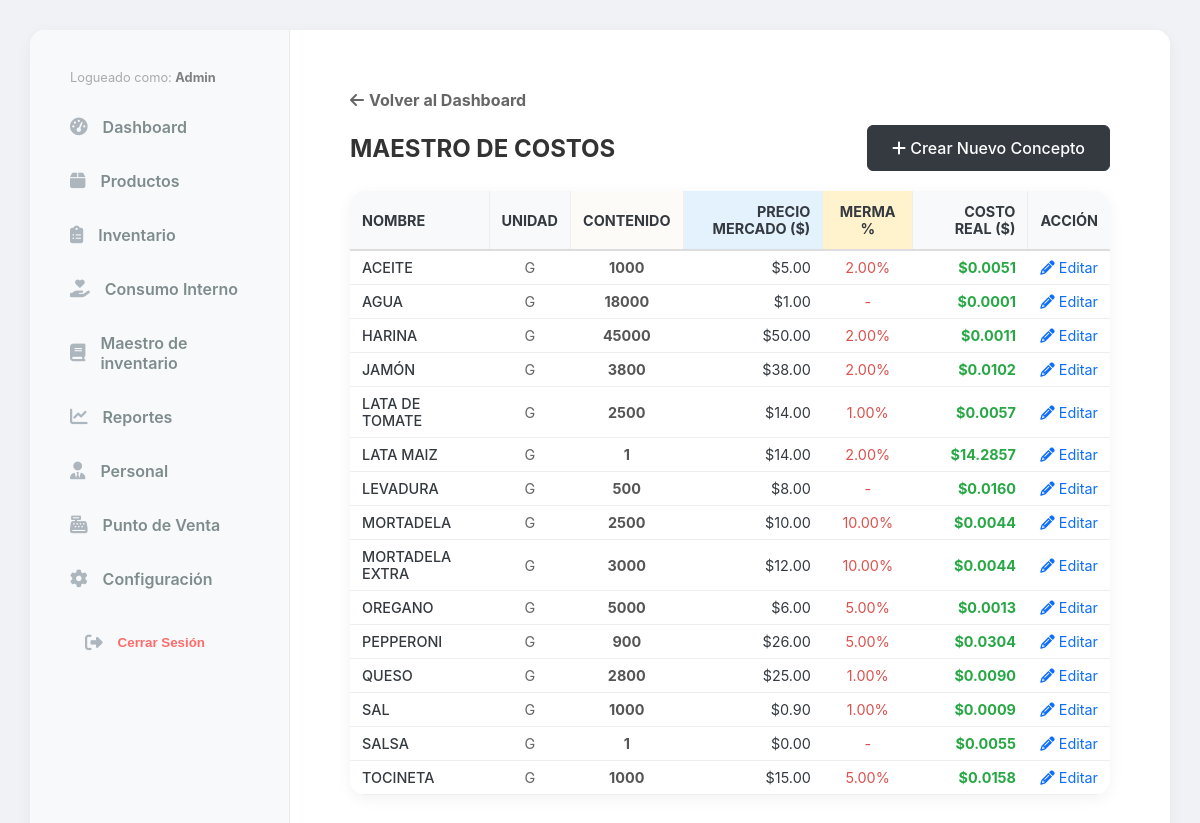
Page /maestros/ (signed in) on the earlier database version.
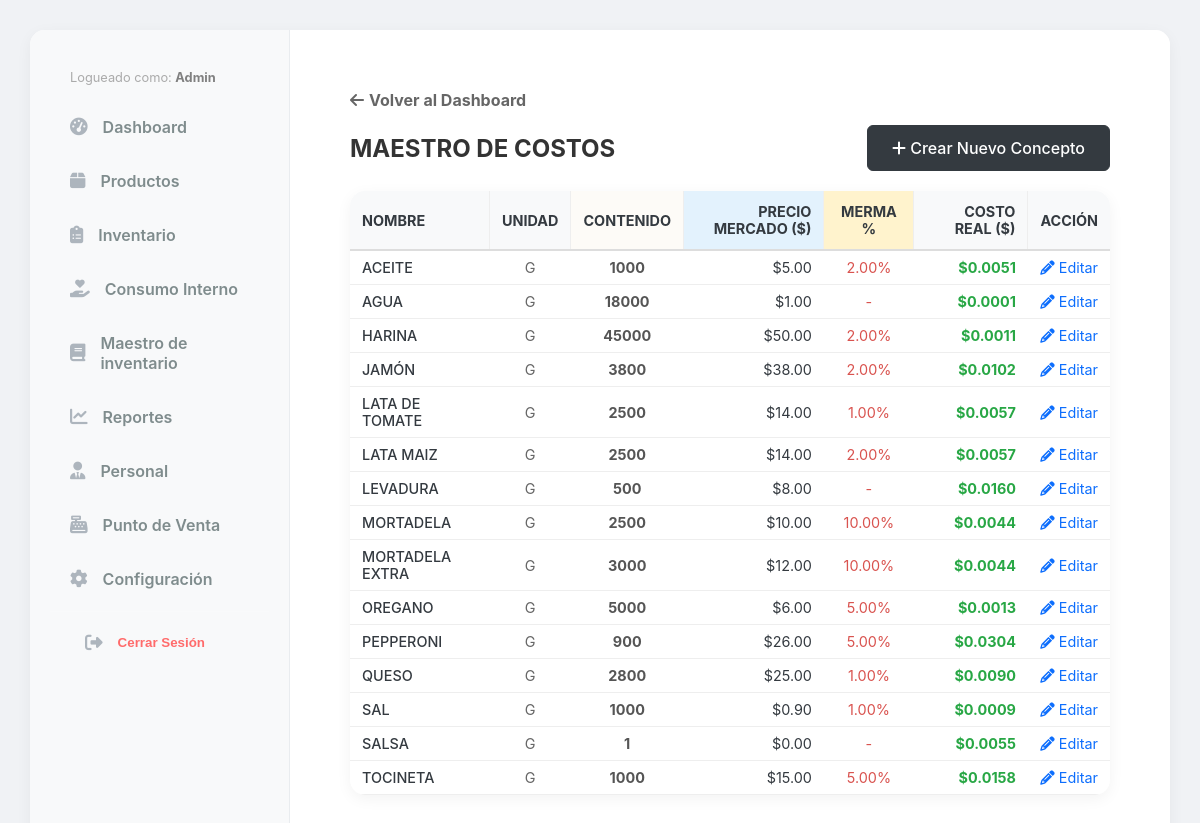
Same page on the later database version.
### inventory/models.py (models this page shows, shortened)
class Insumo(models.Model):
    nombre = models.CharField(max_length=200)
    categoria = models.ForeignKey(CategoriaInsumo, on_delete=models.SET_NULL, null=True)
    unidad = models.ForeignKey(UnidadMedida, on_delete=models.PROTECT, verbose_name="Unidad Base")
    precio_venta_extra = models.DecimalField(max_digits=10, decimal_places=2, default=0.00, verbose_name="Precio de Venta Extra ($)")
    cantidad_porcion_extra = models.DecimalField(max_digits=10, decimal_places=4, default=0.00, help_text="Cantidad a descontar por cada extra vendido (Ej: 0.050 para 50g)")
    peso_standar = models.DecimalField(
        max_digits=12,
        decimal_places=3,
        default=1,
        verbose_name="Peso por Unidad de Compra (Gr/Ml)"
    )
    precio_mercado = models.DecimalField(max_digits=12, decimal_places=2, default=0, verbose_name="Costo de la Unidad ($)")
    merma_porcentaje = models.DecimalField(max_digits=5, decimal_places=2, default=0, verbose_name="% Merma")
    rendimiento = models.DecimalField(
        max_digits=12,
        decimal_places=3,
        default=1,
        verbose_name="Rendimiento (Cantidad Final Producida)"
    )
    costo_unitario = models.DecimalField(max_digits=12, decimal_places=6, default=0, verbose_name="Costo Real x Gramo")
    stock_actual = models.DecimalField(max_digits=12, decimal_places=3, default=0)
    stock_minimo = models.DecimalField(max_digits=12, decimal_places=3, default=500)
    es_insumo_compuesto = models.BooleanField(default=False)
    es_extra = models.BooleanField(
        default=False,
        verbose_name="¿Se vende como Extra?",
        help_text="Marca esta casilla si este ingrediente puede ser agregado como extra en un producto."
    )

class UnidadMedida(models.Model):
    nombre = models.CharField(max_length=50)
    codigo = models.CharField(max_length=10)
    factor = models.DecimalField(max_digits=10, decimal_places=4, default=1, help_text="1 para Gramos/ML. 1000 para KG/L.")

### maestros/views.py (the view)
# urls.py: path('', views.maestro_list, name='maestro_list'),
def maestro_list(request):
    insumos = Insumo.objects.all().order_by('nombre')
    tasa_dolar = 300.00
    return render(request, 'maestros/maestro_list.html', {
        'insumos': insumos,
        'tasa': tasa_dolar
    })

### core/context_processors.py (called while the page is built)
def configuracion_global(request):
    return {
        'config': Configuracion.get_solo()
    }

### core/models.py (called while the page is built)
    @classmethod
    def get_solo(cls):
        obj, created = cls.objects.get_or_create(id=1)
        return obj

### maestros/templates/maestros/maestro_list.html (shortened to what this page needs)
{% extends 'base.html' %}
{% block content %}
<div style="padding: 20px;">
    <div style="margin-bottom: 15px;">
         <a href="{% url 'panel_control' %}" style="text-decoration: none; color: #666; font-weight: bold; display: inline-flex; align-items: center; gap: 5px;">
            <i class="fas fa-arrow-left"></i> Volver al Dashboard
        </a>
    </div>
    <div style="display: flex; justify-content: space-between; align-items: center; margin-bottom: 20px;">
        <div>
            <h2 style="margin: 0; color: #333;">MAESTRO DE COSTOS</h2>
        </div>
        <a href="{% url 'maestro_create' %}" class="add-btn">
            <i class="fas fa-plus"></i> Crear Nuevo Concepto
        </a>
    </div>
    <div class="card-style" style="padding: 0; overflow-x: auto;">
        <table style="width: 100%; border-collapse: collapse; font-size: 0.9rem;">
            <thead>
                <tr style="background-color: #f8f9fa; border-bottom: 2px solid #ddd;">
                    <th style="padding: 12px; text-align: left; border-right: 1px solid #eee;">NOMBRE</th>
                    <th style="padding: 12px; text-align: center; border-right: 1px solid #eee;">UNIDAD</th>
                    <th style="padding: 12px; text-align: center; border-right: 1px solid #eee; background: #fdfbf7;">CONTENIDO</th>
                    <th style="padding: 12px; text-align: right; border-right: 1px solid #eee; background: #e3f2fd;">PRECIO MERCADO ($)</th>
                    <th style="padding: 12px; text-align: center; border-right: 1px solid #eee; background: #fff3cd;">MERMA %</th>
                    <th style="padding: 12px; text-align: right; border-right: 1px solid #eee;">COSTO REAL ($)</th>
                    <th style="padding: 12px; text-align: right;">ACCIÓN</th>
                </tr>
            </thead>
            <tbody>
                {% for insumo in insumos %}
                <tr style="border-bottom: 1px solid #eee; hover: background-color: #f1f1f1;">
                    <td style="padding: 8px 12px; font-weight: 500;">{{ insumo.nombre }}</td>
                    <td style="padding: 8px 12px; text-align: center; color: #666;">{{ insumo.unidad.codigo }}</td>
                    <td style="padding: 8px 12px; text-align: center; font-weight: bold; color: #555;">
                        {{ insumo.peso_standar|floatformat:"-3" }}
                    </td>
                    <td style="padding: 8px 12px; text-align: right;">
                        ${{ insumo.precio_mercado|floatformat:2 }}
                    </td>
                    <td style="padding: 8px 12px; text-align: center; color: #d9534f;">
                        {% if insumo.merma_porcentaje > 0 %}{{ insumo.merma_porcentaje }}%{% else %}-{% endif %}
                    </td>
                    <td style="padding: 8px 12px; text-align: right; font-weight: bold; color: #28a745;">
                        ${{ insumo.costo_unitario|floatformat:4 }}
                    </td>
                    <td style="padding: 8px 12px; text-align: right;">
                        <a href="{% url 'maestro_edit' insumo.id %}" style="color: #0d6efd; text-decoration: none;">
                            <i class="fas fa-pencil-alt"></i> Editar
                        </a>
                    </td>
                </tr>
                {% endfor %}
            </tbody>
        </table>
    </div>
</div>
{% endblock %}

Differences in the rows shown:
changed Insumo "LATA MAIZ": peso_standar "1" → "2500"; costo_unitario "14.2857" → "0.0057"
